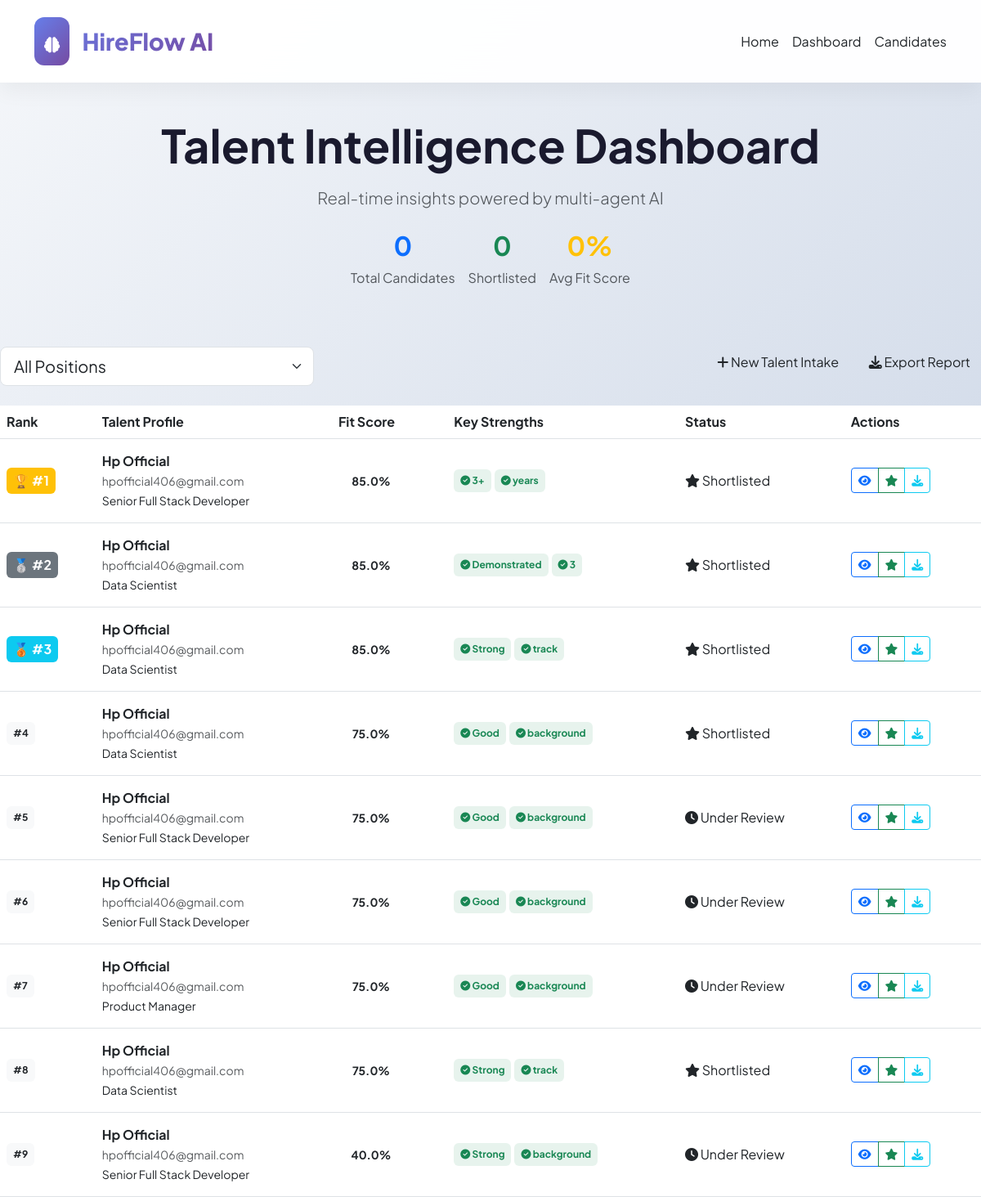
/dashboard/, run on the app's committed database.
### api/models.py (models this page shows, shortened)
class Candidate(models.Model):
    name = models.CharField(max_length=200)
    email = models.EmailField()
    phone = models.CharField(max_length=20, blank=True)
    resume_file = models.FileField(upload_to='resumes/')
    job = models.ForeignKey(Job, on_delete=models.CASCADE, related_name='candidates')
    fit_score = models.FloatField(default=0.0)
    skills_match = models.TextField(blank=True)
    missing_skills = models.TextField(blank=True)
    strengths = models.TextField(blank=True)
    weaknesses = models.TextField(blank=True)
    recommendation = models.TextField(blank=True)
    is_shortlisted = models.BooleanField(default=False)
    created_at = models.DateTimeField(auto_now_add=True)

class Job(models.Model):
    title = models.CharField(max_length=200)
    department = models.CharField(max_length=100, default='Engineering')
    description = models.TextField()
    requirements = models.TextField()
    location = models.CharField(max_length=100, default='Remote')
    created_at = models.DateTimeField(auto_now_add=True)

### api/views.py (the view)
# urls.py: path('dashboard/', views.dashboard, name='dashboard'),
def dashboard(request):
    jobs = Job.objects.all()
    selected_job_id = request.GET.get('job_id')
    if selected_job_id:
        candidates = Candidate.objects.filter(job_id=selected_job_id).order_by('-fit_score')
        selected_job = get_object_or_404(Job, id=selected_job_id)
    else:
        candidates = Candidate.objects.all().order_by('-fit_score')[:20]
        selected_job = None
    return render(request, 'dashboard.html', {
        'jobs': jobs,
        'candidates': candidates,
        'selected_job': selected_job,
        'selected_job_id': selected_job_id
    })

### api/templates/dashboard.html (shortened to what this page needs)
{% extends 'base.html' %}
{% block content %}
<div class="animate-fadeInUp">
    <div class="glass-card p-5 mb-4 text-center">
        <h1 class="display-4 fw-bold mb-3">
            Talent Intelligence Dashboard
        </h1>
        <p class="lead text-muted">Real-time insights powered by multi-agent AI</p>
        <div class="d-flex justify-content-center gap-3 mt-4">
            <div class="text-center">
                <div class="h2 fw-bold text-primary">{{ total_candidates|default:"0" }}</div>
                <div class="text-muted">Total Candidates</div>
            </div>
            <div class="text-center">
                <div class="h2 fw-bold text-success">{{ shortlisted|default:"0" }}</div>
                <div class="text-muted">Shortlisted</div>
            </div>
            <div class="text-center">
                <div class="h2 fw-bold text-warning">{{ avg_fit_score|default:"0" }}%</div>
                <div class="text-muted">Avg Fit Score</div>
            </div>
        </div>
    </div>
    <div class="row mb-4">
        <div class="col-md-4">
            <select class="form-select form-select-lg" id="jobFilter" onchange="window.location.href='?job_id='+this.value">
                <option value="">All Positions</option>
            </select>
        </div>
        <div class="col-md-8 text-end">
            <button class="btn btn-outline-premium" onclick="window.location.href='{% url 'upload_resume' %}'">
                <i class="fas fa-plus"></i> New Talent Intake
            </button>
            <button class="btn btn-premium ms-2" onclick="exportReport()">
                <i class="fas fa-download"></i> Export Report
            </button>
        </div>
    </div>
    <div class="premium-table">
        <table class="table table-hover mb-0">
            <thead>
                <tr>
                    <th>Rank</th>
                    <th>Talent Profile</th>
                    <th>Fit Score</th>
                    <th>Key Strengths</th>
                    <th>Status</th>
                    <th>Actions</th>
                </tr>
            </thead>
            <tbody>
                {% for candidate in candidates %}
                <tr onclick="window.location.href='{% url 'candidate_detail' candidate.id %}'">
                    <td class="align-middle">
                        {% if forloop.counter == 1 %}
                            <span class="badge bg-warning fs-6 p-2">🏆 #1</span>
                        {% elif forloop.counter == 2 %}
                            <span class="badge bg-secondary fs-6 p-2">🥈 #2</span>
                        {% elif forloop.counter == 3 %}
                            <span class="badge bg-info fs-6 p-2">🥉 #3</span>
                        {% else %}
                            <span class="badge bg-light text-dark p-2">#{{ forloop.counter }}</span>
                        {% endif %}
                    </td>
                    <td class="align-middle">
                        <div class="fw-bold">{{ candidate.name }}</div>
                        <small class="text-muted">{{ candidate.email }}</small>
                        <div><small>{{ candidate.job.title }}</small></div>
                    </td>
                    <td class="align-middle">
                        <div class="position-relative" style="width: 80px;">
                            <canvas id="scoreRing{{ forloop.counter }}" width="80" height="80"></canvas>
                            <div class="position-absolute top-50 start-50 translate-middle text-center">
                                <small class="fw-bold">{{ candidate.fit_score }}%</small>
                            </div>
                        </div>
                    </td>
                    <td class="align-middle">
                        <div class="d-flex flex-wrap gap-1">
                            {% for strength in candidate.strengths.split|slice:":2" %}
                                <span class="badge bg-success bg-opacity-10 text-success p-2">
                                    <i class="fas fa-check-circle"></i> {{ strength|truncatechars:20 }}
                                </span>
                            {% endfor %}
                        </div>
                    </td>
                    <td class="align-middle">
                        {% if candidate.is_shortlisted %}
                            <span class="status-badge status-high">
                                <i class="fas fa-star"></i> Shortlisted
                            </span>
                        {% else %}
                            <span class="status-badge status-medium">
                                <i class="fas fa-clock"></i> Under Review
                            </span>
                        {% endif %}
                    </td>
                    <td class="align-middle">
                        <div class="btn-group">
                            <button class="btn btn-sm btn-outline-primary" onclick="event.stopPropagation(); window.location.href='{% url 'candidate_detail' candidate.id %}'">
                                <i class="fas fa-eye"></i>
                            </button>
                            <button class="btn btn-sm btn-outline-success" onclick="event.stopPropagation(); window.location.href='{% url 'shortlist_candidate' candidate.id %}'">
                                <i class="fas fa-star"></i>
                            </button>
                            <button class="btn btn-sm btn-outline-info" onclick="event.stopPropagation(); window.location.href='{% url 'generate_scorecard' candidate.id %}'">
                                <i class="fas fa-download"></i>
                            </button>
                        </div>
                    </td>
                </tr>
                {% endfor %}
            </tbody>
        </table>
    </div>
</div>
{% endblock %}

### api/templates/base.html (shortened to what this page needs)
<!DOCTYPE html>
<html lang="en">
<head>
    <link href="https://cdn.jsdelivr.net/npm/bootstrap@5.3.0/dist/css/bootstrap.min.css" rel="stylesheet">
    <link rel="stylesheet" href="https://cdnjs.cloudflare.com/ajax/libs/font-awesome/6.4.0/css/all.min.css">
    <link href="https://unpkg.com/aos@2.3.1/dist/aos.css" rel="stylesheet">
</head>
<body>
    <nav class="navbar">
        <div class="container">
            <a class="navbar-brand" href="/">
                <div class="logo-icon d-inline-block">
                    <i class="fas fa-brain"></i>
                </div>
            </a>
            <div class="d-flex gap-3">
                <a href="/" class="text-decoration-none text-dark">Home</a>
                <a href="/dashboard/" class="text-decoration-none text-dark">Dashboard</a>
                <a href="/candidates/" class="text-decoration-none text-dark">Candidates</a>
            </div>
        </div>
    </nav>
    <main class="mt-5 pt-5">
        {% block content %}{% endblock %}
    </main>
</body>
</html>

### api/templates/base.html (style rules this page uses)
:root { --primary: #4361ee; --primary-dark: #3a0ca3; --secondary: #7209b7; --success: #06d6a0; --warning: #ffb703; --danger: #ef476f; --dark: #1a1a2e; --light: #f8f9fa; --gray: #6c757d; --border: #e9ecef; --gradient-1: linear-gradient(135deg, #667eea 0%, #764ba2 100%); --gradient-2: linear-gradient(135deg, #f093fb 0%, #f5576c 100%); --gradient-3: linear-gradient(135deg, #4facfe 0%, #00f2fe 100%); --shadow-sm: 0 2px 4px rgba(0,0,0,0.02); --shadow-md: 0 4px 6px rgba(0,0,0,0.05); --shadow-lg: 0 10px 25px rgba(0,0,0,0.05); --shadow-xl: 0 20px 35px rgba(0,0,0,0.1); }
* { margin: 0; padding: 0; box-sizing: border-box; }
body { font-family: 'Plus Jakarta Sans', sans-serif; background: linear-gradient(135deg, #f5f7fa 0%, #c3cfe2 100%); color: var(--dark); overflow-x: hidden; }
.navbar { background: rgba(255, 255, 255, 0.95); backdrop-filter: blur(20px); box-shadow: var(--shadow-lg); padding: 1rem 0; position: fixed; width: 100%; top: 0; z-index: 1000; }
.navbar-brand { font-size: 1.8rem; font-weight: 800; background: var(--gradient-1); -webkit-background-clip: text; background-clip: text; color: transparent; }
.logo-icon { background: var(--gradient-1); padding: 8px 12px; border-radius: 12px; display: inline-block; margin-right: 10px; }
.logo-icon i { color: white; font-size: 1.2rem; }

### data on the page
Candidate: shows "🏆 #1", name "Hp Official", email "hpofficial406@gmail.com", job "Senior Full Stack Developer", fit_score "85.0", split "3+" "years", is_shortlisted True (drawn)
Candidate: shows "🥈 #2", name "Hp Official", email "hpofficial406@gmail.com", job "Data Scientist", fit_score "85.0", split "Demonstrated" "3", is_shortlisted True (drawn)
Candidate: shows "🥉 #3", name "Hp Official", email "hpofficial406@gmail.com", job "Data Scientist", fit_score "85.0", split "Strong" "track", is_shortlisted True (drawn)
Candidate: name "Hp Official", email "hpofficial406@gmail.com", job "Data Scientist", fit_score "75.0", split "Good" "background", is_shortlisted True (drawn)
Candidate: name "Hp Official", email "hpofficial406@gmail.com", job "Senior Full Stack Developer", fit_score "75.0", split "Good" "background", is_shortlisted False (drawn)
Candidate: name "Hp Official", email "hpofficial406@gmail.com", job "Senior Full Stack Developer", fit_score "75.0", split "Good" "background", is_shortlisted False (drawn)
Candidate: name "Hp Official", email "hpofficial406@gmail.com", job "Product Manager", fit_score "75.0", split "Good" "background", is_shortlisted False (drawn)
Candidate: name "Hp Official", email "hpofficial406@gmail.com", job "Data Scientist", fit_score "75.0", split "Strong" "track", is_shortlisted True (drawn)
Candidate: name "Hp Official", email "hpofficial406@gmail.com", job "Senior Full Stack Developer", fit_score "40.0", split "Strong" "background", is_shortlisted False (drawn)

### other printed values
{{ total_candidates|default:"0" }} "0"
{{ shortlisted|default:"0" }} "0"
{{ avg_fit_score|default:"0" }} "0"
